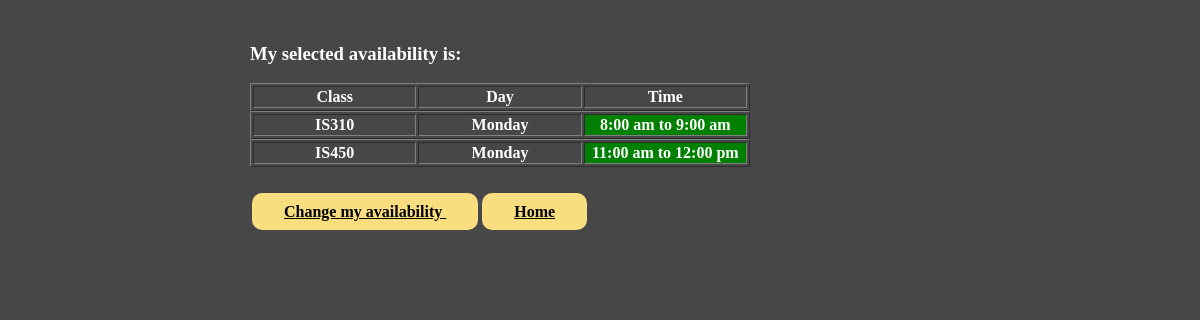
Page /myavailability.php (signed in) on the committed database.
### tables this page shows
CREATE TABLE IF NOT EXISTS `schedule` (
  `schedule_id` int(11) NOT NULL AUTO_INCREMENT,
  `username` varchar(30) NOT NULL,
  `tutor_name` varchar(50) DEFAULT NULL,
  `email_address` varchar(100) DEFAULT NULL,
  `class_title` varchar(40) DEFAULT NULL,
  `week_day` varchar(40) DEFAULT NULL,
  `available_time` varchar(50) DEFAULT NULL,
  PRIMARY KEY (`schedule_id`)
);

### myavailability.php (the view, shortened to what this page needs)
<!DOCTYPE html>
<html lang="EN">
<head>
	<link rel="stylesheet" type="text/css" href="form.css" />
</head>
<body>
 <?php
	$db = mysqli_connect("studentdb-maria.gl.umbc.edu","steven16","steven16","steven16");
	$login_session=$_SESSION['login_user'];
    $constructed_query = "SELECT * FROM schedule WHERE username= '$login_session'";
	?>
     <h3> My selected availability is: </h3>
     <table border = "1" width="500">
		<tr>
		    <th width="100">Class</th>
			<th width="100">Day</th>
			<th width="100">Time</th>
	    </tr>
		</table>
    <?php
    $result = mysqli_query($db, $constructed_query);
    while ($row_array = mysqli_fetch_array ($result))
      {
 ?>
<table border = "1" width="500">
<tr>
    <th width="100"> <?php echo "$row_array[class_title]";?> </th>
	<th width="100"> <?php echo "$row_array[week_day]";?> </th>
	<th width="100" class="green"> <?php echo"$row_array[available_time]"; ?> </th>
</tr>
</table>
<?php
    }
?>
<br /> <br/>
<a href="changeavailable.php" class = "buttons"> Change my availability </a>
<a class= "buttons" href="profile.php"> Home </a>  <br /> <br/>
</body>
</html>

### form.css (style rules this page uses)
body { background-color: #474747; color: white; padding: 0.5em; margin: 1em auto; width: 700px; }
.buttons { background-color: #F8DE7E; font:arial; color: black; font-weight: bold; padding: 10px 32px; border-radius: 10px; margin-left: 2px; margin-right: 2px; }
.green { background-color: green; }

### rows in the picture
schedule: class_title "IS310", week_day "Monday", available_time "8:00 am to 9:00 am"
schedule: class_title "IS450", week_day "Monday", available_time "11:00 am to 12:00 pm"
